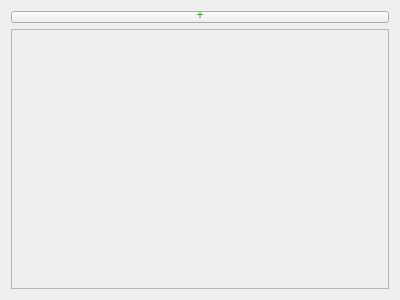
<?xml version="1.0" encoding="UTF-8"?>
<ui version="4.0">
 <class>EventEditor</class>
 <widget class="QWidget" name="EventEditor">
  <property name="geometry">
   <rect>
    <x>0</x>
    <y>0</y>
    <width>400</width>
    <height>300</height>
   </rect>
  </property>
  <property name="windowTitle">
   <string>Event Editor</string>
  </property>
  <layout class="QVBoxLayout" name="verticalLayout">
   <item>
    <widget class="QPushButton" name="addEntry_pb">
     <property name="styleSheet">
      <string notr="true">padding-top:-4px;
color: rgb(0, 192, 0);
font: 16pt &quot;MS Shell Dlg 2&quot;;</string>
     </property>
     <property name="text">
      <string>+</string>
     </property>
    </widget>
   </item>
   <item>
    <widget class="QScrollArea" name="events_sa">
     <property name="widgetResizable">
      <bool>true</bool>
     </property>
     <widget class="QWidget" name="scrollAreaWidgetContents">
      <property name="geometry">
       <rect>
        <x>0</x>
        <y>0</y>
        <width>380</width>
        <height>243</height>
       </rect>
      </property>
      <layout class="QVBoxLayout" name="saLayout">
       <property name="spacing">
        <number>0</number>
       </property>
       <property name="leftMargin">
        <number>0</number>
       </property>
       <property name="topMargin">
        <number>0</number>
       </property>
       <property name="rightMargin">
        <number>0</number>
       </property>
       <property name="bottomMargin">
        <number>0</number>
       </property>
      </layout>
     </widget>
    </widget>
   </item>
  </layout>
 </widget>
 <resources/>
 <connections/>
</ui>
